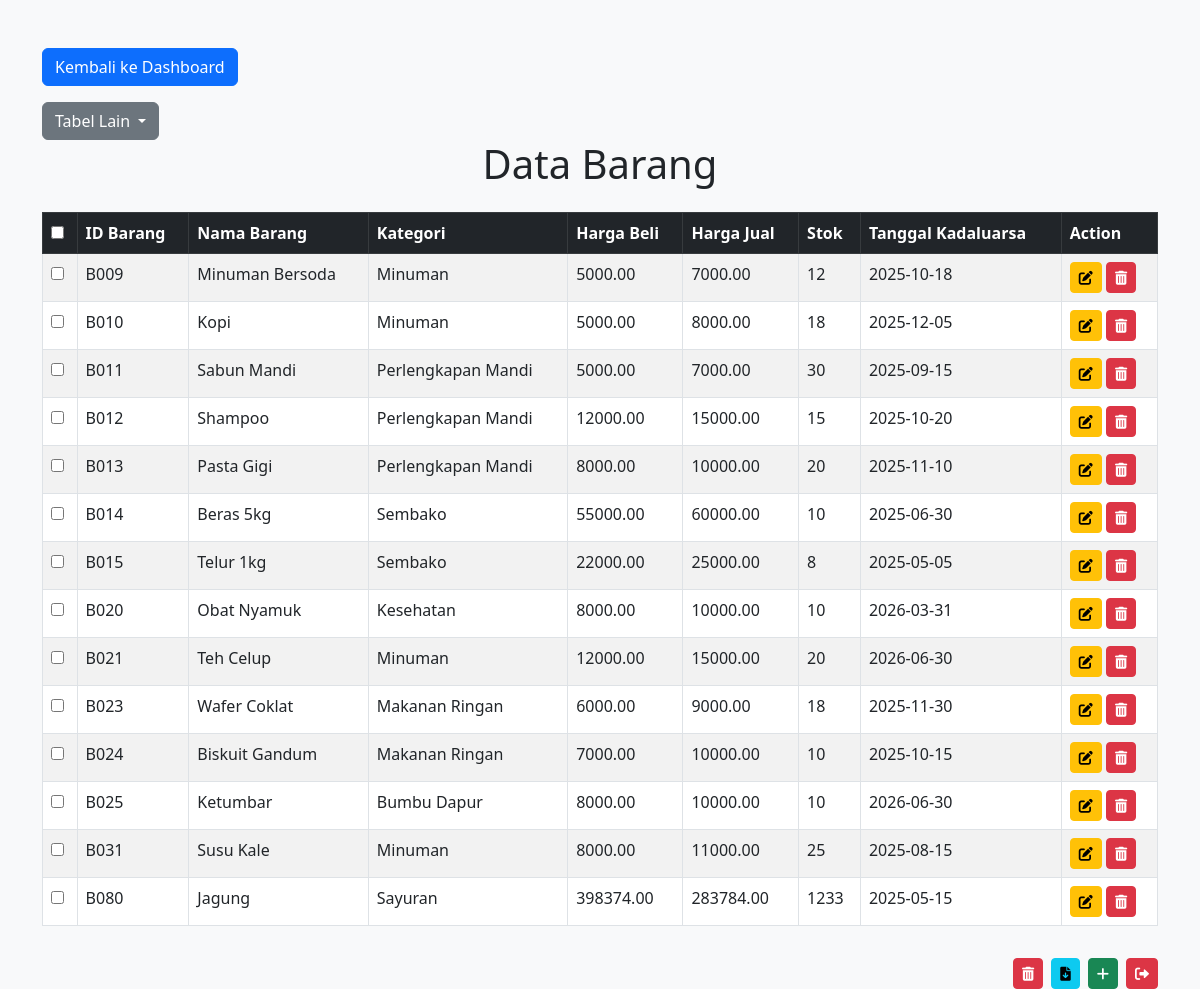
Screenshot of /barang/index.php (signed in) with the database file from the repository.
### tables this page shows
CREATE TABLE `barang` (
  `id_barang` varchar(10) NOT NULL,
  `nama_barang` varchar(100) NOT NULL,
  `kategori` varchar(50) DEFAULT NULL,
  `harga_beli` decimal(15,2) NOT NULL,
  `harga_jual` decimal(15,2) NOT NULL,
  `stok` int(11) NOT NULL,
  `tanggal_kadaluarsa` date DEFAULT NULL
);

### barang/index.php (the view, shortened to what this page needs)
<!DOCTYPE html>
<html>
<head>
    <link href="https://cdn.jsdelivr.net/npm/bootstrap@5.3.0/dist/css/bootstrap.min.css" rel="stylesheet">
    <link href="https://cdnjs.cloudflare.com/ajax/libs/font-awesome/6.0.0-beta3/css/all.min.css" rel="stylesheet">
</head>
<body class="bg-light">
    <div class="content">
        <div class="container mt-5">
        <a href="../index.php" class="btn btn-primary mb-3">Kembali ke Dashboard</a>
        <div class="dropdown">
    <button class="btn btn-secondary dropdown-toggle" type="button" data-bs-toggle="dropdown" aria-expanded="false">
      Tabel Lain
    </button>
  </div>
            <h1 class="text-center mb-4">Data Barang</h1>
            <form action="hapus_terpilih.php" method="post">
                <div class="table-responsive">
                    <table class="table table-bordered table-striped">
                        <thead class="table-dark">
                            <tr>
                                <th><input type="checkbox" id="selectAll" onclick="toggleSelectAll(this)"></th>
                                <th>ID Barang</th>
                                <th>Nama Barang</th>
                                <th>Kategori</th>
                                <th>Harga Beli</th>
                                <th>Harga Jual</th>
                                <th>Stok</th>
                                <th>Tanggal Kadaluarsa</th>
                                <th>Action</th>
                            </tr>
                        </thead>
                        <tbody>
                            <?php
                            include "../koneksi.php";
                            $sql = "SELECT * FROM barang ORDER BY id_barang";
                            $qry = mysqli_query($koneksi, $sql);
                            while ($a = mysqli_fetch_array($qry)) {
                                echo "<tr>";
                                echo "<td><input type='checkbox' name='selected_ids[]' value='{$a['id_barang']}'></td>";
                                echo "<td>{$a['id_barang']}</td>";
                                echo "<td>{$a['nama_barang']}</td>";
                                echo "<td>{$a['kategori']}</td>";
                                echo "<td>{$a['harga_beli']}</td>";
                                echo "<td>{$a['harga_jual']}</td>";
                                echo "<td>{$a['stok']}</td>";
                                echo "<td>{$a['tanggal_kadaluarsa']}</td>";
                                echo "<td>
                                        <a href=\"edit.php?id_barang={$a['id_barang']}\" class=\"btn btn-warning btn-sm\" title=\"Edit\">
                                            <i class=\"fas fa-edit\"></i>
                                        </a>
                                          <a href=\"hapus.php?id_barang={$a['id_barang']}\" class=\"btn btn-danger btn-sm\" title=\"Hapus\" onclick=\"return confirm('Yakin ingin menghapus data ini?')\">
                                            <i class=\"fas fa-trash-alt\"></i>
                                        </a>
                                      </td>";
                                echo "</tr>";
                            }
                            ?>
                        </tbody>
                    </table>
                </div>
                <div class="d-flex flex-wrap justify-content-end mt-3 gap-2">
                    <button type="submit" class="btn btn-danger btn-sm">
                        <i class="fas fa-trash-alt"></i>
                    </button>
                    <button formaction="export_csv_selected.php" formmethod="post" class="btn btn-info btn-sm">
                        <i class="fas fa-file-download"></i>
                    </button>
                    <a href="input.php" class="btn btn-success btn-sm">
                        <i class="fas fa-plus"></i>
                    </a>
                    <a href="../logout.php" class="btn btn-danger btn-sm">
                        <i class="fas fa-sign-out-alt"></i>
                    </a>
                </div>
            </form>
        </div>
    </div>
</body>
</html>

### barang/index.php (style rules this page uses)
html, body { height: 100%; margin: 0; }
body { display: flex; flex-direction: column; }
.content { flex: 1; }

### rows the page displays
barang: id_barang "B009", nama_barang "Minuman Bersoda", kategori "Minuman", harga_beli "5000.00", harga_jual "7000.00", stok "12", tanggal_kadaluarsa "2025-10-18"
barang: id_barang "B010", nama_barang "Kopi", kategori "Minuman", harga_beli "5000.00", harga_jual "8000.00", stok "18", tanggal_kadaluarsa "2025-12-05"
barang: id_barang "B011", nama_barang "Sabun Mandi", kategori "Perlengkapan Mandi", harga_beli "5000.00", harga_jual "7000.00", stok "30", tanggal_kadaluarsa "2025-09-15"
barang: id_barang "B012", nama_barang "Shampoo", kategori "Perlengkapan Mandi", harga_beli "12000.00", harga_jual "15000.00", stok "15", tanggal_kadaluarsa "2025-10-20"
barang: id_barang "B013", nama_barang "Pasta Gigi", kategori "Perlengkapan Mandi", harga_beli "8000.00", harga_jual "10000.00", stok "20", tanggal_kadaluarsa "2025-11-10"
barang: id_barang "B014", nama_barang "Beras 5kg", kategori "Sembako", harga_beli "55000.00", harga_jual "60000.00", stok "10", tanggal_kadaluarsa "2025-06-30"
barang: id_barang "B015", nama_barang "Telur 1kg", kategori "Sembako", harga_beli "22000.00", harga_jual "25000.00", stok "8", tanggal_kadaluarsa "2025-05-05"
barang: id_barang "B020", nama_barang "Obat Nyamuk", kategori "Kesehatan", harga_beli "8000.00", harga_jual "10000.00", stok "10", tanggal_kadaluarsa "2026-03-31"
barang: id_barang "B021", nama_barang "Teh Celup", kategori "Minuman", harga_beli "12000.00", harga_jual "15000.00", stok "20", tanggal_kadaluarsa "2026-06-30"
barang: id_barang "B023", nama_barang "Wafer Coklat", kategori "Makanan Ringan", harga_beli "6000.00", harga_jual "9000.00", stok "18", tanggal_kadaluarsa "2025-11-30"
barang: id_barang "B024", nama_barang "Biskuit Gandum", kategori "Makanan Ringan", harga_beli "7000.00", harga_jual "10000.00", stok "10", tanggal_kadaluarsa "2025-10-15"
barang: id_barang "B025", nama_barang "Ketumbar", kategori "Bumbu Dapur", harga_beli "8000.00", harga_jual "10000.00", stok "10", tanggal_kadaluarsa "2026-06-30"
barang: id_barang "B031", nama_barang "Susu Kale", kategori "Minuman", harga_beli "8000.00", harga_jual "11000.00", stok "25", tanggal_kadaluarsa "2025-08-15"
barang: id_barang "B080", nama_barang "Jagung", kategori "Sayuran", harga_beli "398374.00", harga_jual "283784.00", stok "1233", tanggal_kadaluarsa "2025-05-15"
